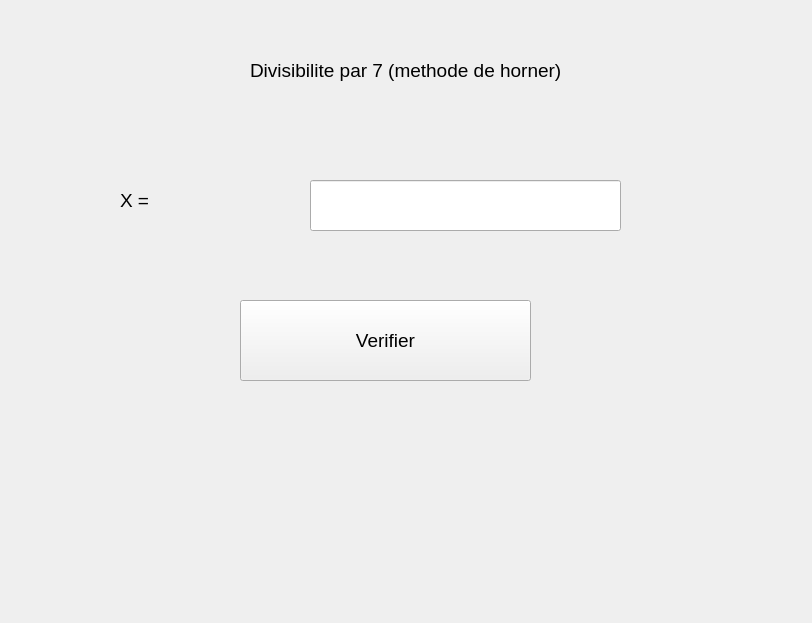
<?xml version="1.0" encoding="UTF-8"?>
<ui version="4.0">
 <class>Form</class>
 <widget class="QWidget" name="Form">
  <property name="geometry">
   <rect>
    <x>0</x>
    <y>0</y>
    <width>812</width>
    <height>623</height>
   </rect>
  </property>
  <property name="windowTitle">
   <string>Form</string>
  </property>
  <widget class="QLabel" name="label">
   <property name="geometry">
    <rect>
     <x>250</x>
     <y>30</y>
     <width>321</width>
     <height>81</height>
    </rect>
   </property>
   <property name="font">
    <font>
     <pointsize>14</pointsize>
    </font>
   </property>
   <property name="text">
    <string>Divisibilite par 7 (methode de horner)</string>
   </property>
  </widget>
  <widget class="QLabel" name="label_2">
   <property name="geometry">
    <rect>
     <x>120</x>
     <y>160</y>
     <width>121</width>
     <height>81</height>
    </rect>
   </property>
   <property name="font">
    <font>
     <pointsize>14</pointsize>
    </font>
   </property>
   <property name="text">
    <string>X = </string>
   </property>
  </widget>
  <widget class="QLabel" name="res">
   <property name="geometry">
    <rect>
     <x>80</x>
     <y>400</y>
     <width>661</width>
     <height>171</height>
    </rect>
   </property>
   <property name="font">
    <font>
     <pointsize>14</pointsize>
    </font>
   </property>
   <property name="text">
    <string/>
   </property>
  </widget>
  <widget class="QLineEdit" name="textx">
   <property name="geometry">
    <rect>
     <x>310</x>
     <y>180</y>
     <width>311</width>
     <height>51</height>
    </rect>
   </property>
   <property name="font">
    <font>
     <pointsize>14</pointsize>
    </font>
   </property>
  </widget>
  <widget class="QPushButton" name="verif">
   <property name="geometry">
    <rect>
     <x>240</x>
     <y>300</y>
     <width>291</width>
     <height>81</height>
    </rect>
   </property>
   <property name="font">
    <font>
     <pointsize>14</pointsize>
    </font>
   </property>
   <property name="text">
    <string>Verifier</string>
   </property>
  </widget>
 </widget>
 <resources/>
 <connections/>
</ui>
